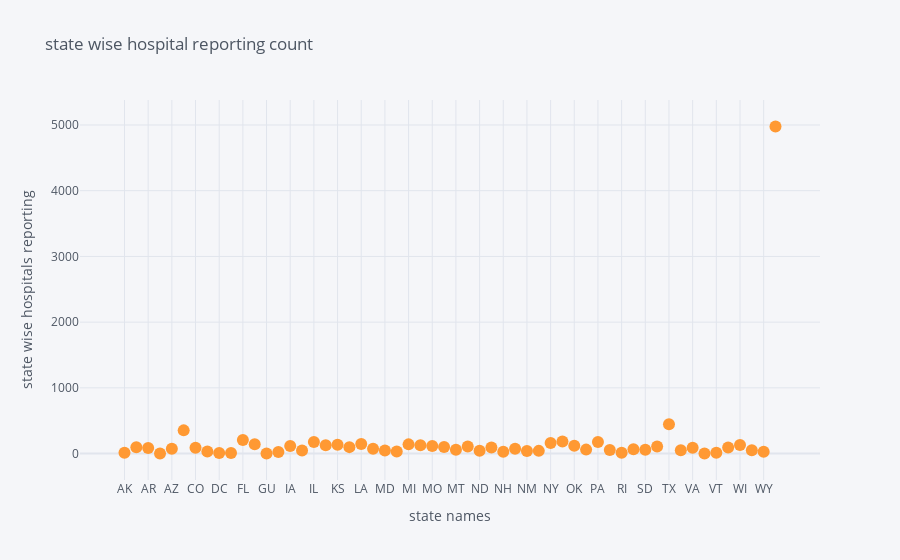

Source (notebook cell):
### Code cell
df.iplot(kind="scatter",x="State", y="Reported",mode='markers',xTitle="state names", yTitle="state wise hospitals reporting",title="state wise hospital reporting count")

### Figure 1 — Plotly figure (JSON) as saved in the notebook; plotly's stock layout.template omitted (floating-point values rounded to 4 significant figures)
{"data": [{"line": {"color": "rgba(255, 153, 51, 1.0)", "dash": "solid", "shape": "linear", "width": 1.3}, "marker": {"size": 12, "symbol": "circle"}, "mode": "markers", "name": "Reported", "text": "", "type": "scatter", "x": ["AK", "AL", "AR", "AS", "AZ", "CA", "CO", "CT", "DC", "DE", "FL", "GA", "GU", "HI", "IA", "ID", "IL", "IN", "KS", "KY", "LA", "MA", "MD", "ME", "MI", "MN", "MO", "MS", "MT", "NC", "ND", "NE", "NH", "NJ", "NM", "NV", "NY", "OH", "OK", "OR", "PA", "PR", "RI", "SC", "SD", "TN", "TX", "UT", "VA", "VI", "VT", "WA", "WI", "WV", "WY", "zCW"], "y": [13, 96, 84, 1, 73, 353, 90, 32, 10, 8, 206, 142, 2, 24, 115, 45, 175, 125, 134, 98, 146, 73, 45, 33, 140, 126, 115, 100, 59, 109, 44, 93, 26, 73, 40, 41, 161, 184, 119, 60, 176, 54, 11, 65, 57, 106, 445, 50, 87, 2, 14, 91, 131, 49, 26, 4977]}], "layout": {"legend": {"bgcolor": "#F5F6F9", "font": {"color": "#4D5663"}}, "paper_bgcolor": "#F5F6F9", "plot_bgcolor": "#F5F6F9", "title": {"font": {"color": "#4D5663"}, "text": "state wise hospital reporting count"}, "xaxis": {"gridcolor": "#E1E5ED", "showgrid": true, "tickfont": {"color": "#4D5663"}, "title": {"font": {"color": "#4D5663"}, "text": "state names"}, "zerolinecolor": "#E1E5ED"}, "yaxis": {"gridcolor": "#E1E5ED", "showgrid": true, "tickfont": {"color": "#4D5663"}, "title": {"font": {"color": "#4D5663"}, "text": "state wise hospitals reporting"}, "zerolinecolor": "#E1E5ED"}}}
